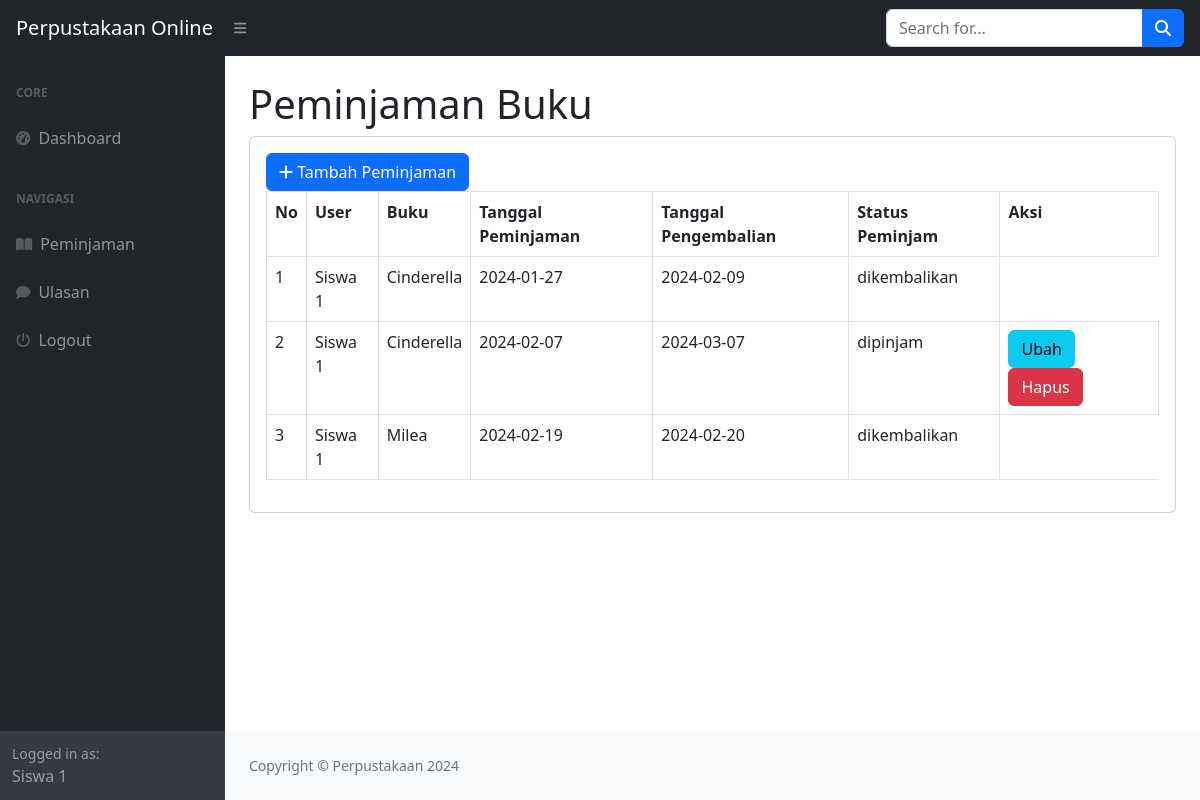
/index.php?page=peminjaman (signed in), run on the app's committed database.
### tables this page shows
CREATE TABLE `peminjaman` (
  `id_peminjaman` int(11) NOT NULL,
  `id_user` int(11) DEFAULT NULL,
  `id_buku` int(11) DEFAULT NULL,
  `tanggal_peminjaman` varchar(255) DEFAULT NULL,
  `tanggal_pengembalian` varchar(255) DEFAULT NULL,
  `status_peminjaman` enum('dipinjam','dikembalikan') DEFAULT NULL
);

CREATE TABLE `user` (
  `id_user` int(11) NOT NULL,
  `nama` varchar(255) DEFAULT NULL,
  `username` varchar(255) DEFAULT NULL,
  `password` varchar(255) DEFAULT NULL,
  `email` varchar(255) DEFAULT NULL,
  `alamat` text DEFAULT NULL,
  `no_telepon` varchar(255) DEFAULT NULL,
  `level` enum('admin','petugas','peminjam') DEFAULT NULL
);

CREATE TABLE `buku` (
  `id_buku` int(11) NOT NULL,
  `id_kategori` int(11) DEFAULT NULL,
  `judul` varchar(255) DEFAULT NULL,
  `penulis` varchar(255) DEFAULT NULL,
  `penerbit` varchar(255) DEFAULT NULL,
  `tahun_terbit` varchar(255) DEFAULT NULL,
  `deskripsi` text DEFAULT NULL
);

### peminjaman.php (the view)
<h1 class="mt-4">Peminjaman Buku</h1>
<div class="card">
    <div class="card-body">
<div class="row">
    <div class="col-md-12">
        <a href="?page=peminjaman_tambah" class="btn btn-primary"><i class="fa fa-plus"></i> Tambah Peminjaman</a>
        <table class="table table-bordered" id="dataTable" width="100%" cellspacing="0">
            <tr>
                <th>No</th>
                <th>User</th>
                <th>Buku</th>
                <th>Tanggal Peminjaman</th>
                <th>Tanggal Pengembalian</th>
                <th>Status Peminjam</th>
                <th>Aksi</th>
            </tr>
            <?php
            $i = 1;
                $query = mysqli_query($koneksi, "SELECT*FROM peminjaman LEFT JOIN user on user.id_user = peminjaman.id_user LEFT JOIN buku on buku.id_buku = peminjaman.id_buku WHERE peminjaman.id_user=" . $_SESSION['user']['id_user']);
                while($data = mysqli_fetch_array($query)){
                    ?>
                    <tr>
                        <td><?php echo $i++; ?></td>
                        <td><?php echo $data['nama']; ?></td>
                        <td><?php echo $data['judul']; ?></td>
                        <td><?php echo $data['tanggal_peminjaman']; ?></td>
                        <td><?php echo $data['tanggal_pengembalian']; ?></td>
                        <td><?php echo $data['status_peminjaman']; ?></td>
                        <?php
                            if($data['status_peminjaman'] != 'dikembalikan'){
                        ?>
                        <td>
                            <a href="?page=peminjaman_ubah&&id=<?php echo $data['id_peminjaman']; ?>" class="btn btn-info">Ubah</a>
                            <a onclick="return confirm('Apakah anda yakin menghapus data ini');" href="?page=peminjaman_hapus&&id=<?php echo $data['id_peminjaman']; ?>" class="btn btn-danger">Hapus</a>
                            <?php
                            }
                            ?>
                        </td>
                    </tr>
                    <?php
                }
                ?>
        </table>
    </div>
</div>
    </div>
</div>

### data on the page
peminjaman: id_user.nama "Siswa 1", id_buku.judul "Cinderella", tanggal_peminjaman "2024-01-27", tanggal_pengembalian "2024-02-09", status_peminjaman "dikembalikan"
peminjaman: id_user.nama "Siswa 1", id_buku.judul "Cinderella", tanggal_peminjaman "2024-02-07", tanggal_pengembalian "2024-03-07", status_peminjaman "dipinjam"
peminjaman: id_user.nama "Siswa 1", id_buku.judul "Milea", tanggal_peminjaman "2024-02-19", tanggal_pengembalian "2024-02-20", status_peminjaman "dikembalikan"

### other printed values
$_SESSION['user']['nama'] "Siswa 1"
